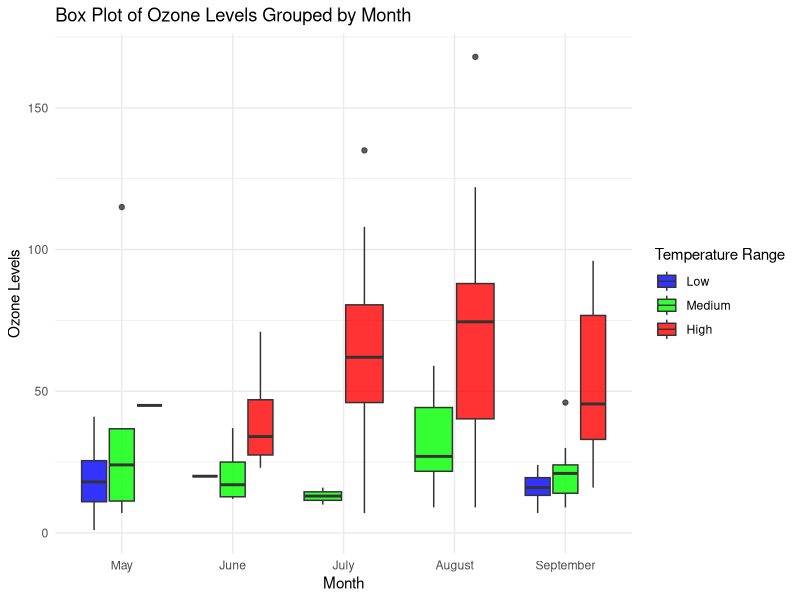

Write R code to recreate this figure.
# Load ggplot2 package (install it if not already installed)
library(ggplot2)

# Load airquality dataset (it's built-in in R)
data(airquality)

# Check the structure of the airquality dataset
str(airquality)

# Create temperature ranges as categories
# Assuming temperature ranges: Low (<= 70), Medium (71-80), High (> 80)
airquality$temp_range <- cut(airquality$Temp, breaks = c(-Inf, 70, 80, Inf),
                             labels = c("Low", "Medium", "High"), right = FALSE)

# Convert Month to a factor with ordered levels for proper ordering in plots
airquality$Month <- factor(airquality$Month, levels = 5:9, labels = c("May", "June", "July", "August", "September"))

# Create a box plot of Ozone levels grouped by Month and colored by temperature range
ggplot(airquality, aes(x = Month, y = Ozone, fill = temp_range)) +
  geom_boxplot(alpha = 0.8) +  # Add box plot with transparency
  labs(title = "Box Plot of Ozone Levels Grouped by Month",
       x = "Month", y = "Ozone Levels",
       fill = "Temperature Range") +
  scale_fill_manual(values = c("Low" = "blue", "Medium" = "green", "High" = "red")) +  # Custom color palette
  theme_minimal()